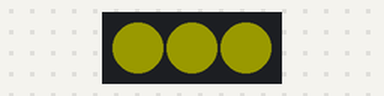
Bench run of a sketch on a simulated ATtiny85, built with avr-gcc and run on an emulated ATtiny85. Shown: 3 RGB LEDs in strip order, left to right. Dim RGB values are drawn brighter than linear; random numbers use the default seed unless the sketch sets one.

Above: at 0.15 s.
At 10.91 s:
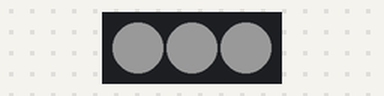
At 19.5 s:
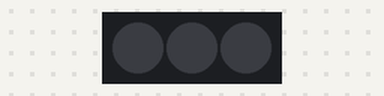
At 38.12 s:
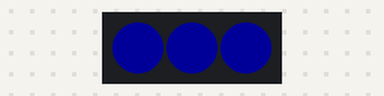
Timing chart, 0 to 40.0 s (numbered marks = the images above):
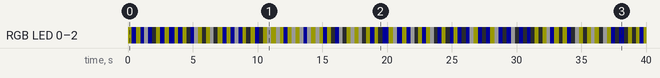

Measured:
- by itself, RGB LED 0–2: off → RGB(25, 25, 0) at 0.00 s, → RGB(0, 0, 25) 0.30 s later, → RGB(25, 25, 0) 0.33 s later, → RGB(0, 0, 25) 0.33 s later, … (128 changes in this stretch)

The sketch:

botRandomNeopixel.ino
```cpp
#include <Adafruit_NeoPixel.h>
#ifdef __AVR__
#include <avr/power.h>
#endif
#define PIN 15
#define NUMPIXELS 3
#define BOT1 34

Adafruit_NeoPixel pixels(NUMPIXELS, PIN, NEO_GRB + NEO_KHZ800);

void setup() {
#if defined(__AVR_ATtiny85__) && (F_CPU == 16000000)
  clock_prescale_set(clock_div_1);
#endif
  pixels.begin();
  pixels.setBrightness(25);
  pinMode(BOT1, INPUT);
}
int color = 1;

void loop() {
  if (digitalRead(BOT1) == LOW) {
    pixels.clear();
    color = random(1, 7);
  }
  switch (color) {
    case 1: //rojo
      color = pixels.Color(255, 0, 0);
      break;
    case 2: //verde
      color = pixels.Color(0, 255, 0);
      break;
    case 3: //azul
      color = pixels.Color(0, 0, 255);
      break;
    case 4: //amarillo
      color = pixels.Color(255, 255, 0);
      break;
    case 5: //violeta
      color = pixels.Color(255, 0, 255);
      break;
    case 6: //celeste
      color = pixels.Color(0, 255, 255);
      break;
  }
  for (int i = 0; i < NUMPIXELS; i++) {
    pixels.setPixelColor(i, color);
    pixels.show();
  }
}
```
